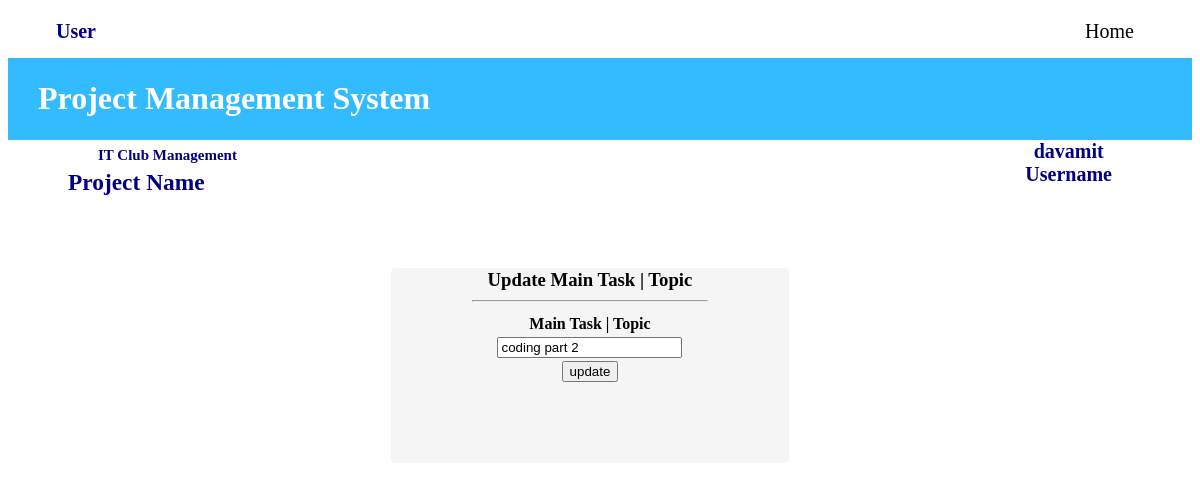
The page /task_mgmt/update_main_task.php?id=19&user_id=31&project_id=9 (signed in) on the database its author committed.
### tables this page shows
CREATE TABLE `users` (
  `id` int(11) NOT NULL,
  `fullname` varchar(255) NOT NULL,
  `email` varchar(50) DEFAULT NULL,
  `phone` int(11) DEFAULT NULL,
  `address` varchar(255) NOT NULL,
  `username` varchar(255) DEFAULT NULL,
  `password` varchar(255) DEFAULT NULL,
  `department_id` int(11) DEFAULT NULL,
  `role` varchar(20) NOT NULL,
  `created_date` timestamp NOT NULL DEFAULT current_timestamp() ON UPDATE current_timestamp()
);

CREATE TABLE `project` (
  `id` int(11) NOT NULL,
  `project_name` varchar(255) NOT NULL,
  `file_type` int(11) NOT NULL,
  `file` varchar(255) DEFAULT NULL,
  `cost` int(11) NOT NULL,
  `project_details` text DEFAULT NULL,
  `created_date` timestamp NOT NULL DEFAULT current_timestamp() ON UPDATE current_timestamp(),
  `deadline` datetime DEFAULT NULL
);

CREATE TABLE `main_task` (
  `Id` int(11) NOT NULL,
  `name` varchar(255) NOT NULL,
  `project_id` int(11) DEFAULT NULL,
  `user_id` int(11) DEFAULT NULL,
  `deadline` datetime DEFAULT NULL,
  `created_date` timestamp NOT NULL DEFAULT current_timestamp() ON UPDATE current_timestamp()
);

### task_mgmt/update_main_task.php (the view, shortened to what this page needs)
<?php
include '../dbconnect/dbconnect.php';
$userType= $_SESSION["user_type"];
$user_admin_id=$_SESSION['Login_session'];
$project_id=$_GET['project_id'];
?>
<!DOCTYPE html>
<html lang="en">
<head>
        <link rel="stylesheet" href="../css/headpname.css">
</head>
<body>
    <?php
   if($userType=="admin" || $userType=="foreman" || $userType=="user")
   {    include '../interface_nav.php';
        include '../Assignment/header/header.php';
    ?>
        <form action="" method="POST">
        <?php
        if (isset($_GET['id'])) {
            $main_task_id = $_GET['id'];
            $query_update = "SELECT * FROM main_task WHERE Id='$main_task_id'";
            $result_update = mysqli_query($conn,$query_update);
            if ($result_update) {
                $num = mysqli_num_rows($result_update);
                if ($num > 0) {
                    $rows = mysqli_fetch_assoc($result_update);
                    ?><center>
                    <div class="updatemaintask">
                    <h3>Update Main Task | Topic
                    <hr>
                    </h3>
                    <table border='0px solid #adad85'>
                            <tr><th>Main Task | Topic</th></tr>
                            <?php  $name= $rows['name'];?>
                            <tr><td><input type="text" name="task" value="<?php echo $name; ?>"></td></tr>
                    </table>
                    <input type="submit" value="update" name="update" id="update">
                    </div>
                    </center>
                    <?php
                }
            }
            else {
                echo "Error insert";
            }
        }
        ?>
        </form>
    <?php
    }?>
</body>
</html>

### interface_nav.php (shortened to what this page needs)
<div class="top_nav">
            }?><?php
            if($userType=="user")
            {?>
                <h2 class="dashboard">User</h2>
                <a href="../interface.php" class="top_nav_bar">Home</a>
            <?php
            }?>
        </div>
        <div class="head">
            <h1>Project Management System</h1>
        </div>
        <?php
        if($userType=="admin")
        {
            $admin_id = mysqli_real_escape_string($conn, $user_admin_id);
            $admin_name_query = "SELECT * FROM admin WHERE id = '$admin_id'";
            $result_admin_name = mysqli_query($conn, $admin_name_query);
            $num_admin = mysqli_num_rows($result_admin_name);
            if ($num_admin > 0)
            {
                $admin_row = mysqli_fetch_array($result_admin_name);
                $admin_name = $admin_row['username'];
            }
            else
            {
                $db_name = "Unknown Admin";
            }
        ?>
        <div class="nav">
            <h2 class="admin_name"><?php echo $admin_name;?><br><?php echo "Username"; ?></h2>
        </div>
        <?php
        }
        elseif($userType=="user")
        {
            $user_id = mysqli_real_escape_string($conn, $user_admin_id);
            $user_name_query = "SELECT * FROM users WHERE id = '$user_id'";
            $result_user_name = mysqli_query($conn, $user_name_query);
            $num_user = mysqli_num_rows($result_user_name);
            if ($num_user > 0)
            {
                $user_row = mysqli_fetch_array($result_user_name);
                $user_name = $user_row['username'];
            }
            else
            {
                $db_name = "Unknown Admin";
            }
        ?>
            <div class="nav">
             <h2 class="foreman_name"><?php echo $user_name;?><br><?php echo "Username"; ?></h2>
            </div>
        <?php
        }?>

### Assignment/header/header.php (shortened to what this page needs)
<?php
    if($userType== "admin" || $userType== "foreman" || $userType=="user")
    { ?>
        <div class="mainhead">
            <table border="0">
                <div class="project_info">
                    <?php
                        $sql="select * from project where id=$project_id" ;
                        $result_view=mysqli_query($conn,$sql);
                        $row_view=mysqli_fetch_assoc($result_view);
                        $fetched_project_name=$row_view['project_name'];
                    ?>
                    <div id="project_name">
                    <h3 class="p_n">
                            <?php
                            echo $fetched_project_name ;
                            ?>
                        </h3>
                        <?php if($userType=="user"){?>
                    <h3> Project Name </h3>
                    <?php }
                    else
                    { ?>
                        <h3 class="p">Project Name </h3>
                    <?php } ?>
                    </div>
                </div>
            </table>
        </div>
    <?php
    }?>

### css/headpname.css (style rules this page uses)
.top_nav { height: 3rem; width: 100%; margin-top: 10px; border-radius: 3px; justify-content: center; }
.dashboard { margin: 10px; margin-top: 10px; padding: 0px; justify-content: center; color: darkblue; margin-left: 3rem; float: left; }
h2 { font-size: 20px; }
.head { background-color: #33bbff; padding: 1px; color: White; padding-left: 30px; }
.foreman_name, .admin_name { float: right; margin-right: 5rem; margin-top: 0px; text-align: center; justify-content: center; color: #000080; }
.top_nav_bar { background-color: white; color: black; float: right; margin-right: 3rem; padding: 10px; border-radius: 4px; text-decoration: none; font-family: "Times New Roman", Times, serif; font-size: 20px; }
.mainhead { float: left; margin-left: 30px; color:#000080; font-weight: bold; font-size: 15px; margin-top: 2px; }
h3 { margin: 0px; padding: 0px; }
#project_name { font-size: 20px; margin-left: 30px; }
.p_n,p { font-size: 15px; margin-left: 25px; padding: 5px; }

### task_mgmt/update_main_task.php (style rules this page uses)
.updatemaintask { border: 1px whitesmoke solid; border-radius: 4px; margin-top: 8rem; margin-right: 20px; padding: 80px; padding-top: 0px; width:20%; background-color: whitesmoke; }

### rows shown on the page
users: username "davamit"
project: project_name "IT Club Management"
main_task: task "coding part 2"
